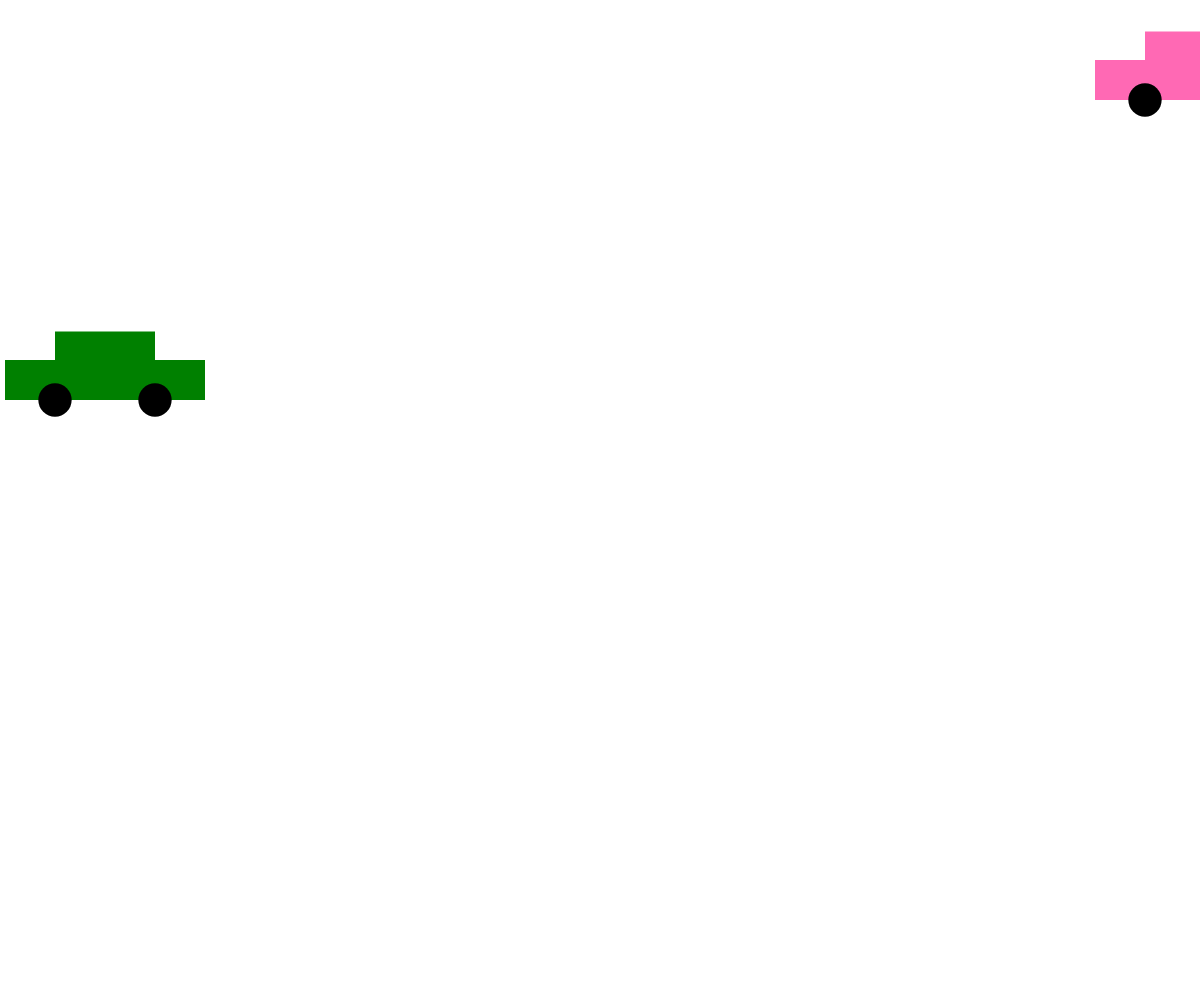
Frame 1 (no input)
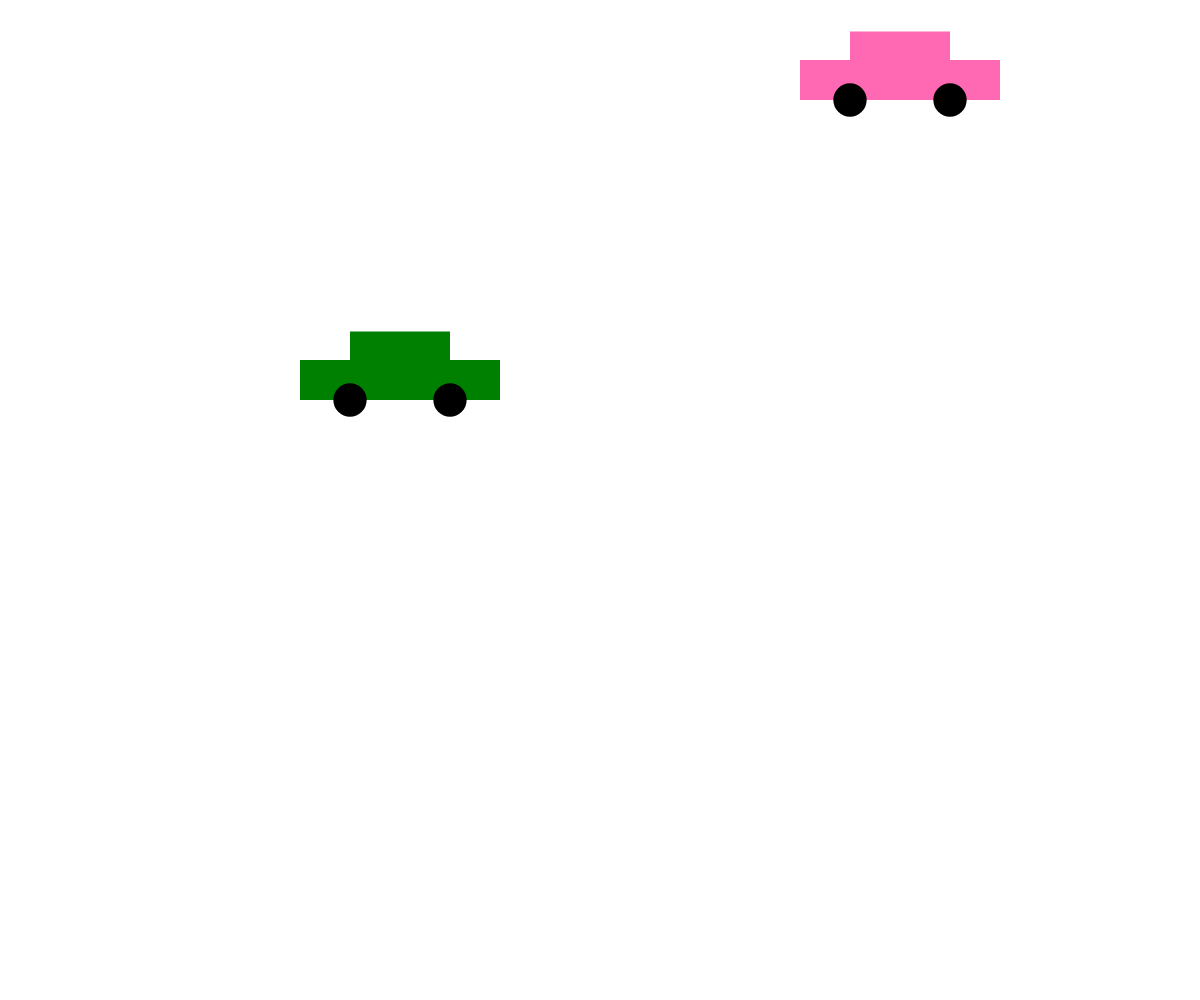
Frame 60 (no input)
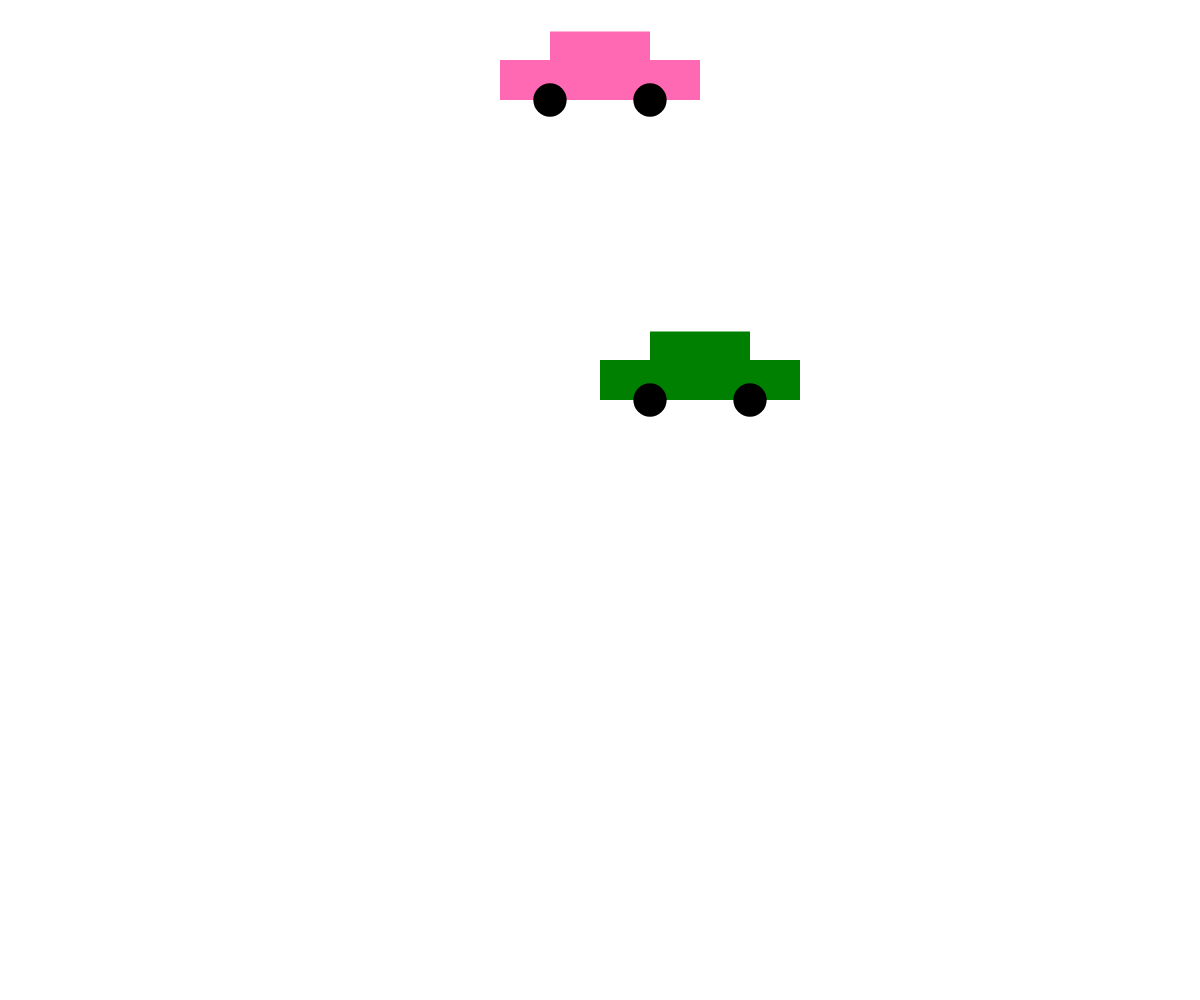
Frame 120 (the mouse pressed at the canvas centre since frame 60)

The p5.js sketch that drew these frames (run headless with seeded random() and noise() and a simulated clock; from frame 60 on, the mouse is pressed at the canvas centre):

// p5.js sketch
// ── sketch.js
const canvasWidth = window.innerWidth;
const canvasHeight = window.innerHeight; 

// feel free to change these values as you like!
const c1 = {
    x: 100,
    y: 400,
    width: 200,
    speed: 5,
    color: 'green'
};

// required to set up the canvas:
function setup() {
    createCanvas(canvasWidth, canvasHeight);
}


// animation loop:
function draw() {
    // clear the canvas:
    clear();

    // move the car:
    c1.x += c1.speed;

    if(c1.x > canvasWidth + 100) {
        c1.x = 0
    }

    // redraw the car:
    drawCar(c1.x, c1.y, c1.width, c1.color);

    c2.x1 -= c2.speed;

    if(c2.x1 < -100) {
        c2.x1 = canvasWidth
    }

    // redraw the car:
    drawCar(c2.x1, c2.y1, c2.width, c2.color);
    
    // draw the grid (optional -- feel free to remove this line):
    // drawGrid(canvasWidth, canvasHeight);
}

// this function's job is to draw a car based on the 
// parameters the user passes in (x, y, size, fillColor, and wheelColor)
function drawCar(x, y, size, fillColor, wheelColor='black') {
    strokeWeight(0);
    
    // body
    fill(fillColor);
    rect(x - size/4, y - (size/5 + size/7), size / 2, size/7); // top
    rect(x - size/2, y - size/5, size, size/5); // bottom

    // wheels:
    fill(wheelColor);
    circle(x - size / 4, y, size / 6);
    circle(x + size / 4, y, size / 6);
}


const c2 = {
    x1: canvasWidth,
    y1: 100,
    width: 200,
    speed: 5,
    color: 'hotpink'
};

function drawCar(x1, y1, size, fillColor, wheelColor='black') {
    strokeWeight(0);
    
    // body
    fill(fillColor);
    rect(x1 - size/4, y1 - (size/5 + size/7), size / 2, size/7); // top
    rect(x1 - size/2, y1 - size/5, size, size/5); // bottom

    // wheels:
    fill(wheelColor);
    circle(x1 - size / 4, y1, size / 6);
    circle(x1 + size / 4, y1, size / 6);
}
